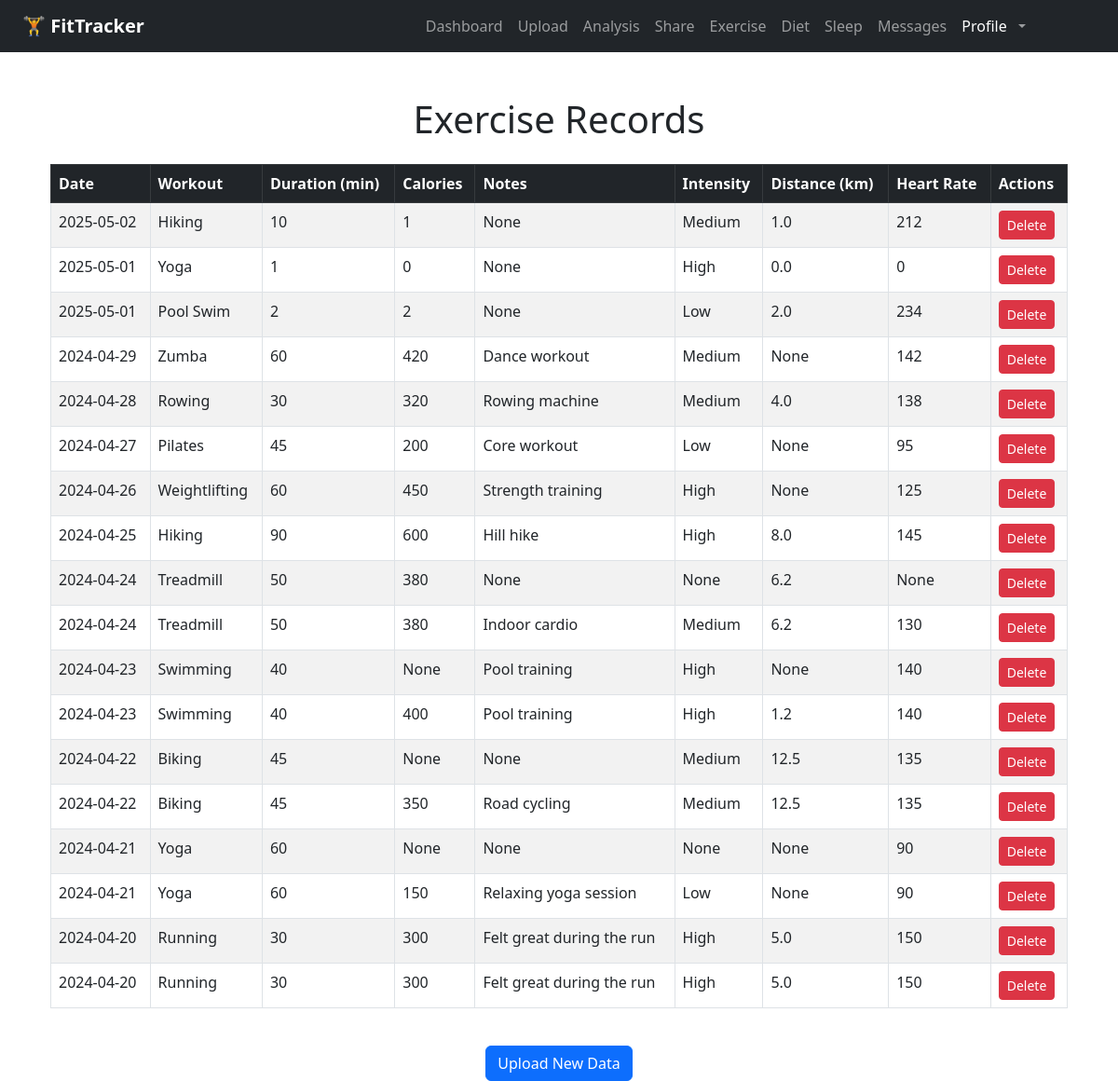
The page /records/exercise (signed in) on the database its author committed.
### app/models.py (models this page shows)
class ExerciseEntry(db.Model):
    id = db.Column(db.Integer, primary_key=True)
    user_id = db.Column(db.Integer, db.ForeignKey('user.id'))
    workout_type = db.Column(db.String(100))
    intensity = db.Column(db.String(50))
    duration = db.Column(db.Integer)
    distance = db.Column(db.Float)
    calories = db.Column(db.Integer)
    heart_rate = db.Column(db.Integer)
    date = db.Column(db.Date)
    notes = db.Column(db.Text)

### app/routes.py (the view)
@main.route("/records/exercise")
def exercise_records():
    if "user_id" not in session:
        return redirect(url_for("main.login"))
    records = ExerciseEntry.query.filter_by(user_id=session["user_id"]).order_by(ExerciseEntry.date.desc()).all()
    return render_template("exercise_records.html", records=records)

### app/__init__.py (called while the page is built)
def create_app(config_class=None):
    app = Flask(__name__)
    if config_class:
        app.config.from_object(config_class)
    else:
        app.config['SECRET_KEY'] = "super-secret-key"
        app.config['SQLALCHEMY_DATABASE_URI'] = 'sqlite:///tracker.db'
        app.config['SQLALCHEMY_TRACK_MODIFICATIONS'] = False
    db.init_app(app)
    migrate.init_app(app, db)  # Bind migrate after app is created
    print("current database config is：", app.config['SQLALCHEMY_DATABASE_URI'])
    from . import models
    @app.context_processor
    def inject_message_model():
        return dict(Message=models.Message)
    from .routes import main
    app.register_blueprint(main)
    return app

### app/templates/exercise_records.html (shortened to what this page needs)
{% extends "base.html" %}
{% block content %}
<div class="container mt-5">
    <h1 class="text-center mb-4">Exercise Records</h1>
    {% if records %}
        <div class="table-responsive">
            <table class="table table-striped table-bordered">
                <thead class="table-dark">
                    <tr>
                        <th>Date</th>
                        <th>Workout</th>
                        <th>Duration (min)</th>
                        <th>Calories</th>
                        <th>Notes</th>
                        <th>Intensity</th>
                        <th>Distance (km)</th>
                        <th>Heart Rate</th>
                        <th>Actions</th>
                    </tr>
                </thead>
                <tbody>
                    {% for entry in records %}
                    <tr>
                        <td>{{ entry.date }}</td>
                        <td>{{ entry.workout_type }}</td>
                        <td>{{ entry.duration }}</td>
                        <td>{{ entry.calories }}</td>
                        <td>{{ entry.notes }}</td>
                        <td>{{ entry.intensity }}</td>
                        <td>{{ entry.distance }}</td>
                        <td>{{ entry.heart_rate }}</td>
                        <td>
                            <form action="{{ url_for('main.delete_exercise', entry_id=entry.id) }}" method="POST" style="display:inline;">
                                <button type="submit" class="btn btn-danger btn-sm" onclick="return confirm('Are you sure you want to delete this record?');">Delete</button>
                            </form>
                        </td>
                    </tr>
                    {% endfor %}
                </tbody>
            </table>
        </div>
    {% else %}
        <p class="text-center">No exercise records found.</p>
    {% endif %}
    <div class="text-center mt-4">
        <a href="{{ url_for('main.upload') }}" class="btn btn-primary">Upload New Data</a>
    </div>
</div>
{% endblock %}

### rows shown on the page
ExerciseEntry: date "2025-05-02", workout_type "Hiking", duration "10", calories "1", notes "None", intensity "Medium", distance "1.0", heart_rate "212"
ExerciseEntry: date "2025-05-01", workout_type "Yoga", duration "1", calories "0", notes "None", intensity "High", distance "0.0", heart_rate "0"
ExerciseEntry: date "2025-05-01", workout_type "Pool Swim", duration "2", calories "2", notes "None", intensity "Low", distance "2.0", heart_rate "234"
ExerciseEntry: date "2024-04-29", workout_type "Zumba", duration "60", calories "420", notes "Dance workout", intensity "Medium", distance "None", heart_rate "142"
ExerciseEntry: date "2024-04-28", workout_type "Rowing", duration "30", calories "320", notes "Rowing machine", intensity "Medium", distance "4.0", heart_rate "138"
ExerciseEntry: date "2024-04-27", workout_type "Pilates", duration "45", calories "200", notes "Core workout", intensity "Low", distance "None", heart_rate "95"
ExerciseEntry: date "2024-04-26", workout_type "Weightlifting", duration "60", calories "450", notes "Strength training", intensity "High", distance "None", heart_rate "125"
ExerciseEntry: date "2024-04-25", workout_type "Hiking", duration "90", calories "600", notes "Hill hike", intensity "High", distance "8.0", heart_rate "145"
ExerciseEntry: date "2024-04-24", workout_type "Treadmill", duration "50", calories "380", notes "None", intensity "None", distance "6.2", heart_rate "None"
ExerciseEntry: date "2024-04-24", workout_type "Treadmill", duration "50", calories "380", notes "Indoor cardio", intensity "Medium", distance "6.2", heart_rate "130"
ExerciseEntry: date "2024-04-23", workout_type "Swimming", duration "40", calories "None", notes "Pool training", intensity "High", distance "None", heart_rate "140"
ExerciseEntry: date "2024-04-23", workout_type "Swimming", duration "40", calories "400", notes "Pool training", intensity "High", distance "1.2", heart_rate "140"
ExerciseEntry: date "2024-04-22", workout_type "Biking", duration "45", calories "None", notes "None", intensity "Medium", distance "12.5", heart_rate "135"
ExerciseEntry: date "2024-04-22", workout_type "Biking", duration "45", calories "350", notes "Road cycling", intensity "Medium", distance "12.5", heart_rate "135"
ExerciseEntry: date "2024-04-21", workout_type "Yoga", duration "60", calories "None", notes "None", intensity "None", distance "None", heart_rate "90"
ExerciseEntry: date "2024-04-21", workout_type "Yoga", duration "60", calories "150", notes "Relaxing yoga session", intensity "Low", distance "None", heart_rate "90"
ExerciseEntry: date "2024-04-20", workout_type "Running", duration "30", calories "300", notes "Felt great during the run", intensity "High", distance "5.0", heart_rate "150"
ExerciseEntry: date "2024-04-20", workout_type "Running", duration "30", calories "300", notes "Felt great during the run", intensity "High", distance "5.0", heart_rate "150"
